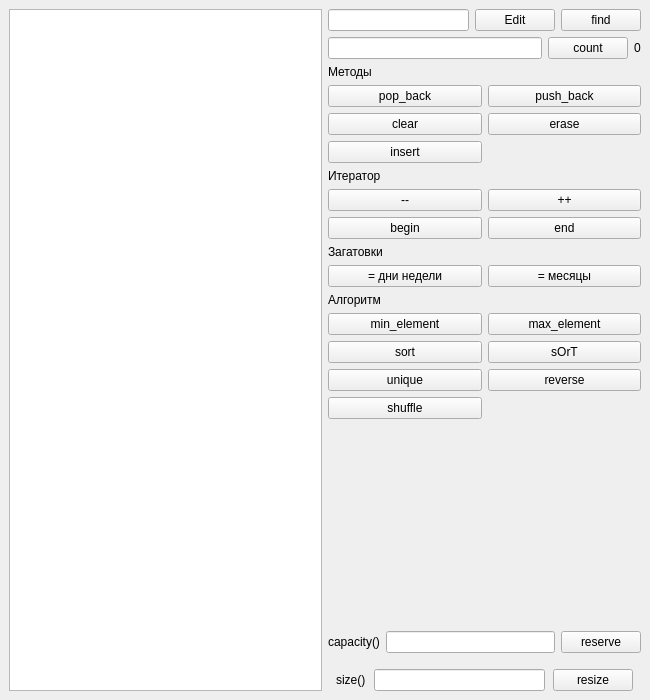
<?xml version="1.0" encoding="UTF-8"?>
<ui version="4.0">
 <class>MainWindow</class>
 <widget class="QMainWindow" name="MainWindow">
  <property name="geometry">
   <rect>
    <x>0</x>
    <y>0</y>
    <width>650</width>
    <height>700</height>
   </rect>
  </property>
  <property name="windowTitle">
   <string>std::vector demo</string>
  </property>
  <widget class="QWidget" name="centralwidget">
   <layout class="QHBoxLayout" name="horizontalLayout_2">
    <item>
     <layout class="QHBoxLayout" name="horizontalLayout" stretch="1,1">
      <item>
       <widget class="QListWidget" name="list_widget"/>
      </item>
      <item>
       <layout class="QVBoxLayout" name="verticalLayout" stretch="0,0,0,0,0,0,0,0,0,0,0,0,0">
        <property name="topMargin">
         <number>0</number>
        </property>
        <property name="bottomMargin">
         <number>0</number>
        </property>
        <item>
         <layout class="QHBoxLayout" name="horizontalLayout_4" stretch="0,0,0">
          <item>
           <widget class="QLineEdit" name="txt_elem_content"/>
          </item>
          <item>
           <widget class="QPushButton" name="btn_edit">
            <property name="text">
             <string>Edit</string>
            </property>
           </widget>
          </item>
          <item>
           <widget class="QPushButton" name="btn_find">
            <property name="text">
             <string>find</string>
            </property>
           </widget>
          </item>
         </layout>
        </item>
        <item>
         <layout class="QHBoxLayout" name="horizontalLayout_6">
          <property name="bottomMargin">
           <number>0</number>
          </property>
          <item>
           <widget class="QLineEdit" name="le_count"/>
          </item>
          <item>
           <widget class="QPushButton" name="btn_count">
            <property name="text">
             <string>count</string>
            </property>
           </widget>
          </item>
          <item>
           <widget class="QLabel" name="lbl_count">
            <property name="text">
             <string>0</string>
            </property>
           </widget>
          </item>
         </layout>
        </item>
        <item>
         <widget class="QLabel" name="lbl_methods">
          <property name="text">
           <string>Методы</string>
          </property>
         </widget>
        </item>
        <item>
         <layout class="QGridLayout" name="gridLayout">
          <item row="1" column="1">
           <widget class="QPushButton" name="btn_erase">
            <property name="text">
             <string>erase</string>
            </property>
           </widget>
          </item>
          <item row="0" column="0">
           <widget class="QPushButton" name="btn_pop">
            <property name="text">
             <string>pop_back</string>
            </property>
           </widget>
          </item>
          <item row="1" column="0">
           <widget class="QPushButton" name="btn_clear">
            <property name="text">
             <string>clear</string>
            </property>
           </widget>
          </item>
          <item row="0" column="1">
           <widget class="QPushButton" name="btn_push">
            <property name="text">
             <string>push_back</string>
            </property>
           </widget>
          </item>
          <item row="2" column="0">
           <widget class="QPushButton" name="btn_insert">
            <property name="text">
             <string>insert</string>
            </property>
           </widget>
          </item>
         </layout>
        </item>
        <item>
         <widget class="QLabel" name="lbl_iter">
          <property name="text">
           <string>Итератор</string>
          </property>
         </widget>
        </item>
        <item>
         <layout class="QGridLayout" name="gridLayout_3">
          <item row="0" column="0">
           <widget class="QPushButton" name="btn_prev">
            <property name="text">
             <string>--</string>
            </property>
           </widget>
          </item>
          <item row="1" column="0">
           <widget class="QPushButton" name="btn_begin">
            <property name="text">
             <string>begin</string>
            </property>
           </widget>
          </item>
          <item row="0" column="1">
           <widget class="QPushButton" name="btn_next">
            <property name="text">
             <string>++</string>
            </property>
           </widget>
          </item>
          <item row="1" column="1">
           <widget class="QPushButton" name="btn_end">
            <property name="text">
             <string>end</string>
            </property>
           </widget>
          </item>
         </layout>
        </item>
        <item>
         <widget class="QLabel" name="lbl_templates">
          <property name="text">
           <string>Загатовки</string>
          </property>
         </widget>
        </item>
        <item>
         <layout class="QGridLayout" name="gridLayout_2">
          <item row="0" column="0">
           <widget class="QPushButton" name="btn_weekday">
            <property name="text">
             <string>= дни недели</string>
            </property>
           </widget>
          </item>
          <item row="0" column="1">
           <widget class="QPushButton" name="btn_month">
            <property name="text">
             <string>= месяцы</string>
            </property>
           </widget>
          </item>
         </layout>
        </item>
        <item>
         <widget class="QLabel" name="lbl_algorithm">
          <property name="text">
           <string>Алгоритм</string>
          </property>
         </widget>
        </item>
        <item>
         <layout class="QGridLayout" name="gridLayout_4">
          <property name="bottomMargin">
           <number>0</number>
          </property>
          <item row="1" column="1">
           <widget class="QPushButton" name="btn_sort_strict">
            <property name="text">
             <string>sort</string>
            </property>
           </widget>
          </item>
          <item row="0" column="2">
           <widget class="QPushButton" name="btn_max_elem">
            <property name="text">
             <string>max_element</string>
            </property>
           </widget>
          </item>
          <item row="2" column="2">
           <widget class="QPushButton" name="btn_reverse">
            <property name="text">
             <string>reverse</string>
            </property>
           </widget>
          </item>
          <item row="2" column="1">
           <widget class="QPushButton" name="btn_unique">
            <property name="text">
             <string>unique</string>
            </property>
           </widget>
          </item>
          <item row="1" column="2">
           <widget class="QPushButton" name="btn_sort_unstrict">
            <property name="text">
             <string>sOrT</string>
            </property>
           </widget>
          </item>
          <item row="0" column="1">
           <widget class="QPushButton" name="btn_min_elem">
            <property name="text">
             <string>min_element</string>
            </property>
           </widget>
          </item>
          <item row="3" column="1">
           <widget class="QPushButton" name="btn_shuffle">
            <property name="text">
             <string>shuffle</string>
            </property>
           </widget>
          </item>
         </layout>
        </item>
        <item>
         <spacer name="verticalSpacer">
          <property name="orientation">
           <enum>Qt::Orientation::Vertical</enum>
          </property>
          <property name="sizeHint" stdset="0">
           <size>
            <width>20</width>
            <height>40</height>
           </size>
          </property>
         </spacer>
        </item>
        <item>
         <layout class="QHBoxLayout" name="horizontalLayout_5">
          <property name="bottomMargin">
           <number>10</number>
          </property>
          <item>
           <widget class="QLabel" name="lbl_capacity">
            <property name="text">
             <string>capacity()</string>
            </property>
           </widget>
          </item>
          <item>
           <widget class="QLineEdit" name="txt_capacity"/>
          </item>
          <item>
           <widget class="QPushButton" name="btn_capacity">
            <property name="text">
             <string>reserve</string>
            </property>
           </widget>
          </item>
         </layout>
        </item>
        <item>
         <layout class="QHBoxLayout" name="horizontalLayout_3">
          <property name="spacing">
           <number>8</number>
          </property>
          <property name="leftMargin">
           <number>8</number>
          </property>
          <property name="rightMargin">
           <number>8</number>
          </property>
          <item>
           <widget class="QLabel" name="lbl_size">
            <property name="text">
             <string>size()</string>
            </property>
           </widget>
          </item>
          <item>
           <widget class="QLineEdit" name="txt_size"/>
          </item>
          <item>
           <widget class="QPushButton" name="btn_resize">
            <property name="text">
             <string>resize</string>
            </property>
           </widget>
          </item>
         </layout>
        </item>
       </layout>
      </item>
     </layout>
    </item>
   </layout>
  </widget>
 </widget>
 <resources/>
 <connections/>
</ui>
